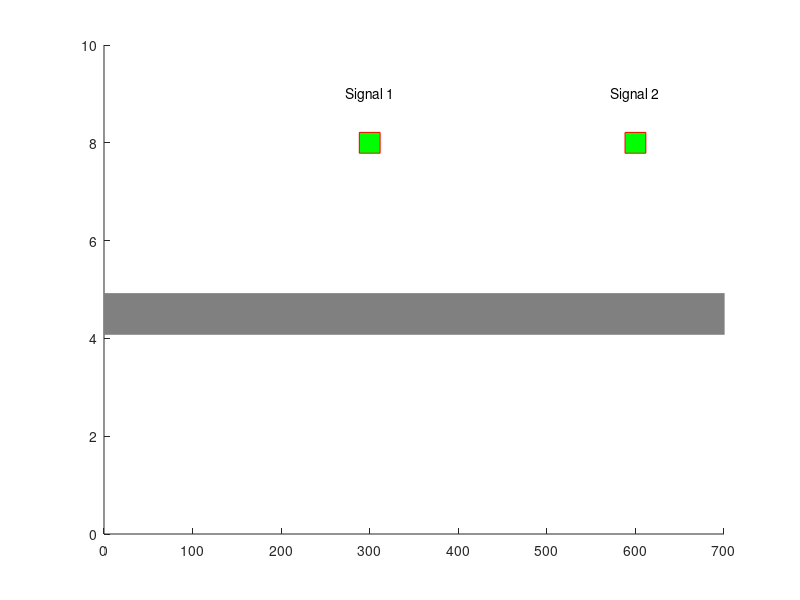

MATLAB code for this plot: (Note: this script raises an error after producing the figure.)
close all

% Simulation timing parameters
simulation_duration = 600;  % Total simulation time in seconds
car_spawn_interval = 10;    % Time between car spawns in seconds
dt = 0.5;                  % Time step for simulation

% Calculate maximum number of cars based on simulation parameters
max_cars = ceil(simulation_duration / car_spawn_interval);  % Maximum number of cars that can spawn in the simulation

% Initialize car tracking
cars = struct('X', {}, 'V', {}, 'A', {}, 'active', {}, 'id', {});
next_car_id = 1;

% Visualizations
f = figure;
set(f, 'position', [400,400,800,400]);
axis([0 700  0 10])
hold on
Y = zeros(max_cars, 1) + 5;  % Initialize Y positions for all possible cars

% Road
p_road = plot([0 1000], [4.5 4.5], 'LineWidth', 30, 'color', [0.5, 0.5, 0.5]);

% Traffic signals
p_signal1 = plot(300, 8, 'sr', 'MarkerSize', 15, 'MarkerFaceColor', 'r');  % Red signal at x=300
p_signal2 = plot(600, 8, 'sr', 'MarkerSize', 15, 'MarkerFaceColor', 'r');  % Red signal at x=600
text(300, 9, 'Signal 1', 'HorizontalAlignment', 'center');
text(600, 9, 'Signal 2', 'HorizontalAlignment', 'center');

% Initialize plot for cars
p = plot(zeros(max_cars, 1), Y, 'sr', 'MarkerSize', 10, 'MarkerFaceColor', [0.5, 0.1, 1]);

CarData = {};
GreenTimes1 = [];
GreenTimes2 = [];
last_signal1_state = "";
last_signal2_state = "";

% Convert simulation time to steps
total_steps = ceil(simulation_duration / dt);

% Prepare car history for unique car tracking
CarHistory = struct();

% Fuel consumption constants
b0 = 0.156;  b1 = 2.450e-2;  b2 = -7.415e-4;  b3 = 5.975e-5;
c0 = 0.07224; c1 = 9.681e-2; c2 = 1.075e-3;

for t = 1:total_steps
    current_time = t * dt;
    pause(0.01);

    % Spawn new car if it's time
    if mod(current_time, car_spawn_interval) < dt && length(cars) < max_cars
        new_car = struct('X', 0, 'V', 10, 'A', 0, 'active', true, 'id', next_car_id);
        cars(next_car_id) = new_car;
        next_car_id = next_car_id + 1;
    end

    % Traffic signal logic
    cycle_length = 45; % total cycle duration in seconds
    red_duration = 20;  % red duration in seconds
    yellow_duration = 5; % yellow duration in seconds
    green_duration = 20; % green duration in seconds

    % Calculate signal states ONCE
    time_in_cycle = mod(current_time, cycle_length);
    if time_in_cycle < green_duration
        signal1_state = "green";
    elseif time_in_cycle < green_duration + yellow_duration
        signal1_state = "yellow";
    else
        signal1_state = "red";
    end
    signal2_state = signal1_state;

    % Record green transitions for plotting
    if ~strcmp(signal1_state, last_signal1_state) && strcmp(signal1_state, 'green')
        GreenTimes1(end+1) = current_time;
    end
    if ~strcmp(signal2_state, last_signal2_state) && strcmp(signal2_state, 'green')
        GreenTimes2(end+1) = current_time;
    end
    last_signal1_state = signal1_state;
    last_signal2_state = signal2_state;

    % Car logic
    active_cars = find([cars.active]);
    for n = active_cars
        stop_positions = [];
        stop_velocities = [];
        % Check signal 1
        if cars(n).X < 300 && (strcmp(signal1_state, 'red') || strcmp(signal1_state, 'yellow'))
            stop_positions(end+1) = 300;
            stop_velocities(end+1) = 0;
        end
        % Check signal 2
        if cars(n).X < 600 && (strcmp(signal2_state, 'red') || strcmp(signal2_state, 'yellow'))
            stop_positions(end+1) = 600;
            stop_velocities(end+1) = 0;
        end

        if ~isempty(stop_positions)
            % Stop for the nearest signal ahead
            [min_pos, idx] = min(stop_positions);
            cars(n).A = IDM(cars(n).X, cars(n).V, min_pos, stop_velocities(idx));
        elseif n == active_cars(1)
            % Lead car, no car in front
            cars(n).A = IDM(cars(n).X, cars(n).V, cars(n).X+1000, 20);
        else
            % Follow the car in front
            prev_car_idx = active_cars(find(active_cars == n) - 1);
            cars(n).A = IDM(cars(n).X, cars(n).V, cars(prev_car_idx).X, cars(prev_car_idx).V);
        end
        % Track car history by unique id
        car_id = cars(n).id;
        if ~isfield(CarHistory, sprintf('car%d', car_id))
            CarHistory.(sprintf('car%d', car_id)) = struct('time', [], 'v', [], 'a', [], 'fuel', []);
        end
        % Calculate fuel for this car at this time
        v = cars(n).V;
        a = cars(n).A;
        u_bar = max(a, 0);
        fc = b0 + b1*v + b2*v^2 + b3*v^3 + u_bar * (c0 + c1*v + c2*v^2);
        CarHistory.(sprintf('car%d', car_id)).time(end+1) = current_time;
        CarHistory.(sprintf('car%d', car_id)).v(end+1) = v;
        CarHistory.(sprintf('car%d', car_id)).a(end+1) = a;
        CarHistory.(sprintf('car%d', car_id)).fuel(end+1) = fc;
    end

    % Set signal colors
    state_to_color = struct('red', 'r', 'yellow', 'y', 'green', 'g');
    set(p_signal1, 'MarkerFaceColor', state_to_color.(signal1_state));
    set(p_signal2, 'MarkerFaceColor', state_to_color.(signal2_state));

    % Update positions and velocities
    X_plot = [];
    V_plot = [];
    A_plot = [];
    for n = active_cars
        if cars(n).X > 1000
            cars(n).active = false;
            continue;
        end
        cars(n).X = cars(n).X + cars(n).V * dt + 0.5 * cars(n).A * dt^2;
        cars(n).V = cars(n).V + cars(n).A * dt;
        cars(n).V = max(cars(n).V, 0);
        cars(n).A = min(max(cars(n).A, -8), 2);
        if cars(n).X >= 0 && cars(n).X <= 1000 && cars(n).active
            X_plot(end+1) = cars(n).X;
            V_plot(end+1) = cars(n).V;
            A_plot(end+1) = cars(n).A;
        end
    end
    delete(p);
    CarData{end+1} = [current_time, X_plot, V_plot, A_plot];
    p = plot(X_plot, ones(size(X_plot))*5, 'sr', 'MarkerSize', 10, 'MarkerFaceColor', [0.5, 0.1, 1]);
end

%% Align variable-length CarData into matrices for plotting
numSteps = length(CarData);
maxCars = max(cellfun(@(c) size(c,2), CarData)) - 1;
PosData = NaN(numSteps, max_cars);
VelData = NaN(numSteps, max_cars);
AccData = NaN(numSteps, max_cars);
TimeVec = zeros(numSteps,1);
for i = 1:numSteps
    entry = CarData{i};
    TimeVec(i) = entry(1);
    nCars = (size(entry,2)-1)/3;
    if nCars > 0
        PosData(i,1:nCars) = entry(2:1+nCars);
        VelData(i,1:nCars) = entry(2+nCars:1+2*nCars);
        AccData(i,1:nCars) = entry(2+2*nCars:end);
    end
end

f2 = figure;
plot(TimeVec, PosData);
title('Car Positions Over Time');
xlabel('Time'); ylabel('Position');
hold on
% Signal change (plot actual green transitions)
for k = 1:length(GreenTimes1)
    plot([GreenTimes1(k), GreenTimes1(k)], [0, 1200], '--g', 'LineWidth', 1);
end
for k = 1:length(GreenTimes2)
    plot([GreenTimes2(k), GreenTimes2(k)], [0, 1200], '--g', 'LineWidth', 1);
end
% Add vertical lines for signal positions
plot(xlim, [300, 300], ':k', 'LineWidth', 1);
plot(xlim, [600, 600], ':k', 'LineWidth', 1);
legend('Cars', 'Signal 1 → Green', 'Signal 2 → Green', 'Signal 1 Pos', 'Signal 2 Pos', 'Location', 'southeast');
ylim([0 1200]);
grid on;

f3 = figure;
plot(TimeVec, VelData);
title('Car Velocities Over Time');
xlabel('Time'); ylabel('Velocity');

f4 = figure;
plot(TimeVec, AccData);
title('Car Accelerations Over Time');
xlabel('Time'); ylabel('Acceleration');

%% Fuel consumption summary by unique car id
car_ids = fieldnames(CarHistory);
num_cars = length(car_ids);
TotalFuelPerCar = zeros(1, num_cars);
for i = 1:num_cars
    car_hist = CarHistory.(car_ids{i});
    TotalFuelPerCar(i) = sum(car_hist.fuel) * dt;
end
f5 = figure;
hold on;
for i = 1:num_cars
    plot(CarHistory.(car_ids{i}).time, CarHistory.(car_ids{i}).fuel);
end
hold off;
title('Fuel Consumption Over Time (by Car ID)');
xlabel('Time (s)');
ylabel('Fuel Consumption (mL/s)');
legend(arrayfun(@(i) sprintf('Car %d', i), 1:num_cars, 'UniformOutput', false));
grid on;

f6 = figure;
plot(1:num_cars, TotalFuelPerCar);
title('Total Fuel Consumed Per Car (by Car ID)');
xlabel('Car ID');
ylabel('Total Fuel (mL)');
grid on;
xlim([0.5, num_cars + 0.5]);

% --- Aggregate by car flow (q = number of cars per minute) ---
car_entry_times = zeros(1, num_cars);
for i = 1:num_cars
    car_entry_times(i) = CarHistory.(car_ids{i}).time(1);
end
max_time = max(car_entry_times);
minute_edges = 0:60:(ceil(max_time/60)*60);
[~, bin] = histc(car_entry_times, minute_edges);
num_minutes = length(minute_edges)-1;
q = zeros(1, num_minutes);
AvgVelPerMinute = zeros(1, num_minutes);
IdleTimePerMinute = zeros(1, num_minutes);
for m = 1:num_minutes
    cars_in_minute = find(bin == m);
    q(m) = length(cars_in_minute);
    if q(m) > 0
        avg_vels = zeros(1, q(m));
        idle_times = zeros(1, q(m));
        for k = 1:q(m)
            v = CarHistory.(car_ids{cars_in_minute(k)}).v;
            avg_vels(k) = sum(v) / length(v);
            idle_times(k) = sum(v < 0.1) * dt;
        end
        AvgVelPerMinute(m) = mean(avg_vels);
        IdleTimePerMinute(m) = mean(idle_times);
    else
        AvgVelPerMinute(m) = NaN;
        IdleTimePerMinute(m) = NaN;
    end
end

% Debugging for f7 and f8
disp('Debugging f7 and f8 data:');
disp(['q = ', num2str(q)]);
disp(['AvgVelPerMinute = ', num2str(AvgVelPerMinute)]);
disp(['IdleTimePerMinute = ', num2str(IdleTimePerMinute)]);

f7 = figure;
plot(1:num_minutes, AvgVelPerMinute);
title('Average Velocity vs Car Flow (per minute)');
xlabel('q (min)');
ylabel('Average Velocity (m/s)');
grid on;
xticks(1:num_minutes);
xticklabels(1:num_minutes);
xlim([0.5, num_minutes + 0.5]);

f8 = figure;
plot(1:num_minutes, IdleTimePerMinute);
title('Average Idling Time vs Car Flow (per minute)');
xlabel('q (min)');
ylabel('Average Idling Time (s)');
grid on;
xticks(1:num_minutes);
xticklabels(1:num_minutes);
xlim([0.5, num_minutes + 0.5]);

% Display how many cars entered the simulation
fprintf('Number of cars that entered the simulation: %d\n', next_car_id - 1);
disp('Cars with nonzero total fuel:');
disp(find(TotalFuelPerCar > 0));